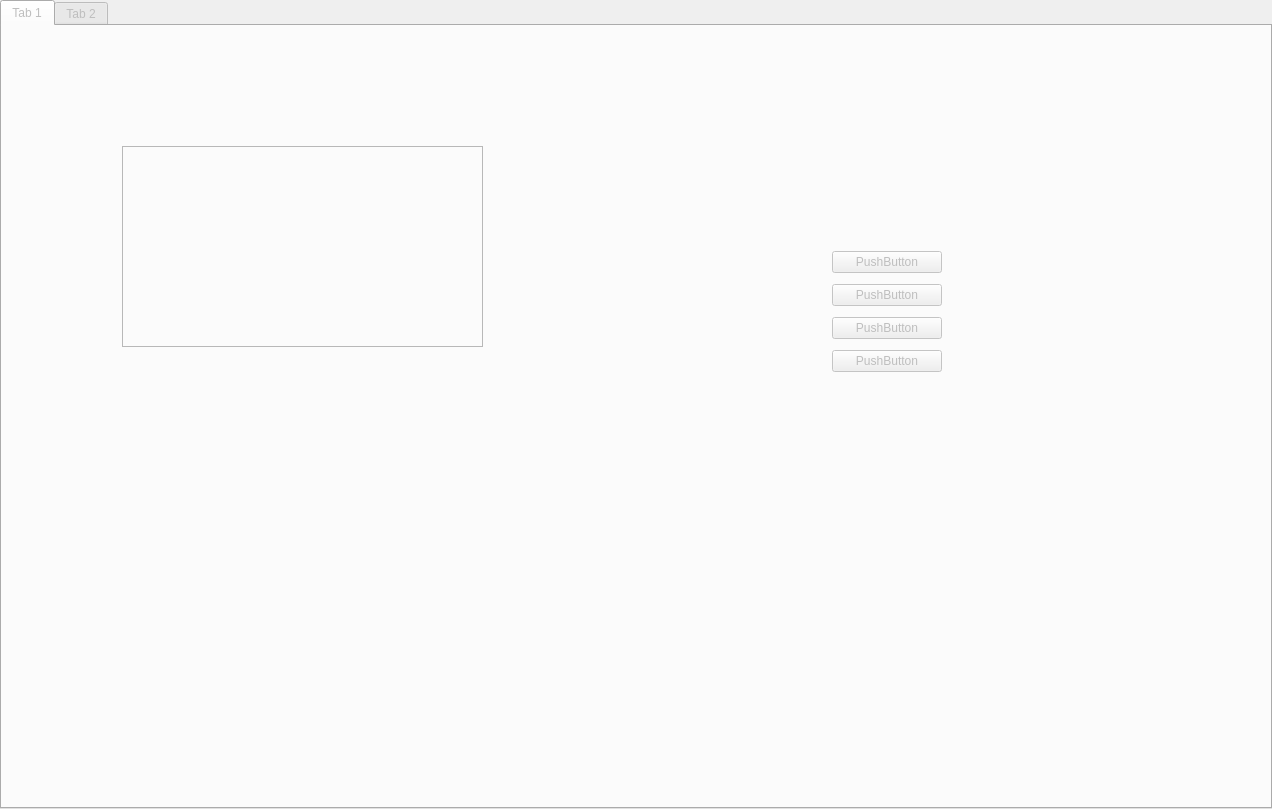
<?xml version="1.0" encoding="UTF-8"?>
<ui version="4.0">
 <class>TabWidget</class>
 <widget class="QTabWidget" name="TabWidget">
  <property name="enabled">
   <bool>false</bool>
  </property>
  <property name="geometry">
   <rect>
    <x>0</x>
    <y>0</y>
    <width>1272</width>
    <height>809</height>
   </rect>
  </property>
  <property name="windowTitle">
   <string>TabWidget</string>
  </property>
  <property name="currentIndex">
   <number>0</number>
  </property>
  <widget class="QWidget" name="tab">
   <attribute name="title">
    <string>Tab 1</string>
   </attribute>
   <widget class="QFrame" name="frame">
    <property name="geometry">
     <rect>
      <x>120</x>
      <y>120</y>
      <width>361</width>
      <height>201</height>
     </rect>
    </property>
    <property name="frameShape">
     <enum>QFrame::StyledPanel</enum>
    </property>
    <property name="frameShadow">
     <enum>QFrame::Raised</enum>
    </property>
   </widget>
   <widget class="QWidget" name="widget" native="true">
    <property name="geometry">
     <rect>
      <x>130</x>
      <y>400</y>
      <width>381</width>
      <height>271</height>
     </rect>
    </property>
   </widget>
   <widget class="QWidget" name="">
    <property name="geometry">
     <rect>
      <x>830</x>
      <y>220</y>
      <width>110</width>
      <height>134</height>
     </rect>
    </property>
    <layout class="QVBoxLayout" name="verticalLayout">
     <item>
      <widget class="QPushButton" name="pushButton">
       <property name="text">
        <string>PushButton</string>
       </property>
      </widget>
     </item>
     <item>
      <widget class="QPushButton" name="pushButton_2">
       <property name="text">
        <string>PushButton</string>
       </property>
      </widget>
     </item>
     <item>
      <widget class="QPushButton" name="pushButton_3">
       <property name="text">
        <string>PushButton</string>
       </property>
      </widget>
     </item>
     <item>
      <widget class="QPushButton" name="pushButton_4">
       <property name="text">
        <string>PushButton</string>
       </property>
      </widget>
     </item>
    </layout>
   </widget>
  </widget>
  <widget class="QWidget" name="tab">
   <attribute name="title">
    <string>Tab 2</string>
   </attribute>
  </widget>
 </widget>
 <resources/>
 <connections/>
</ui>
